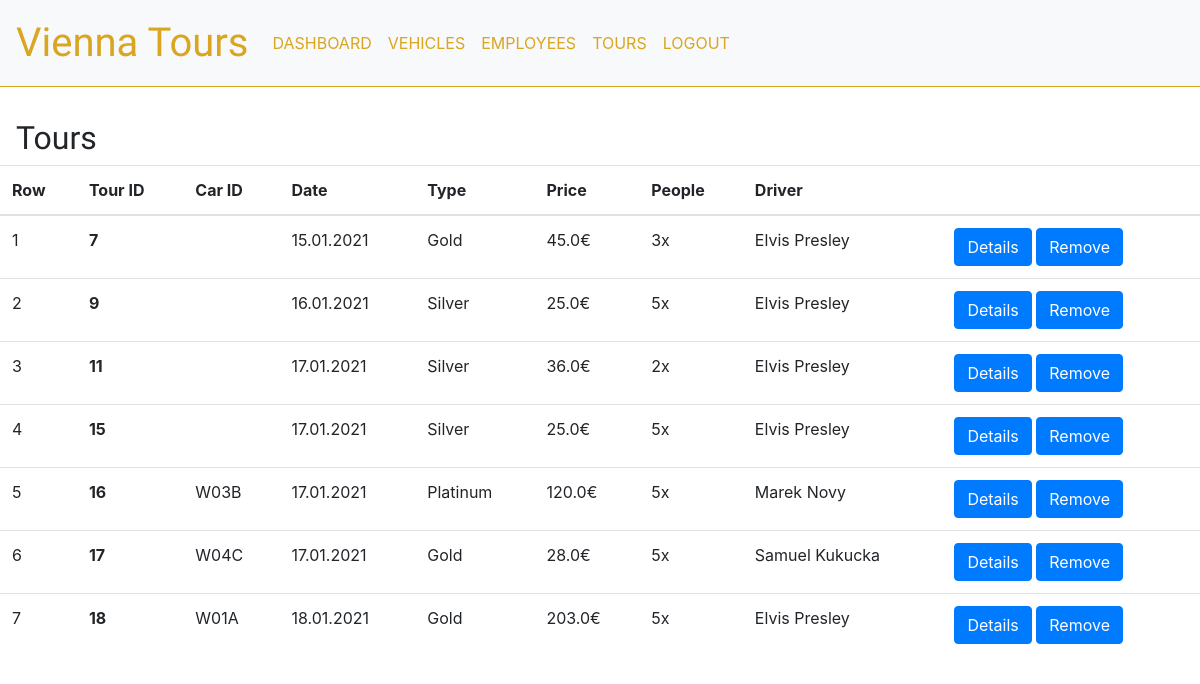
Page /supervisor/tours/ (signed in) on the earlier database version.
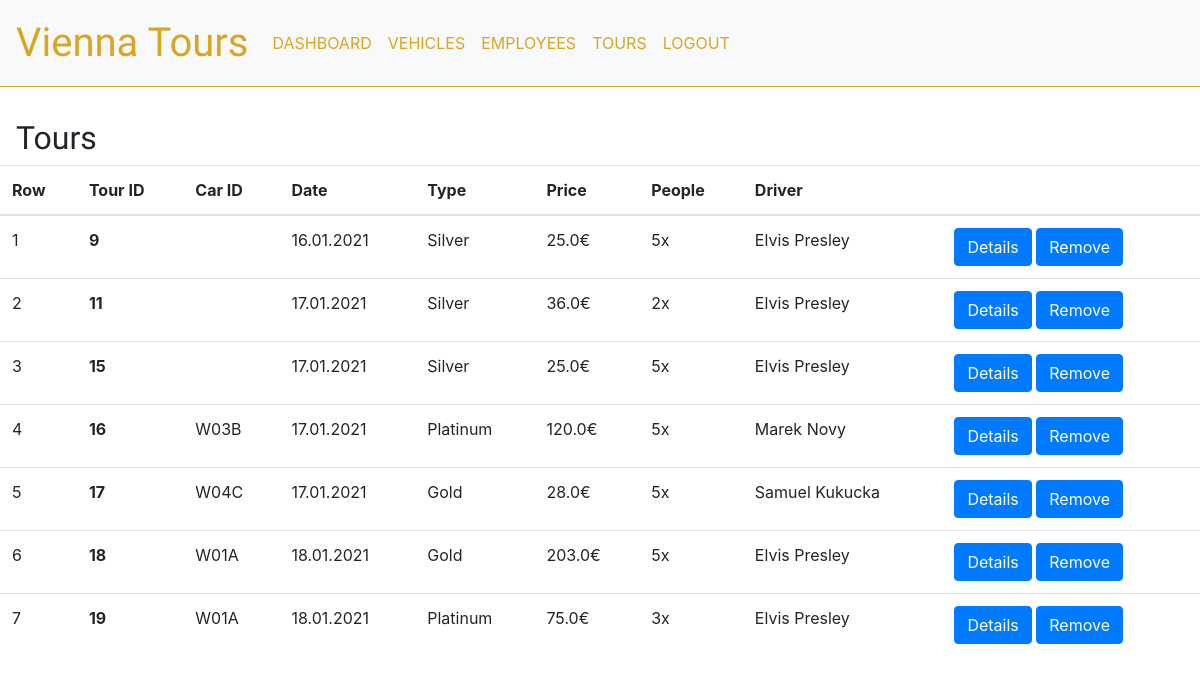
Same page on the later database version.
### supervisor/models.py (models this page shows, shortened)
class Tour(models.Model):
    TOUR_CHOICES = (('Silver', 'Silver'), ('Gold', 'Gold'), ('Platinum', 'Platinum'))
    driverID = models.ForeignKey(User, null=True, on_delete=models.SET_NULL)  #TODO change to something else. If User is deleted, delete tours?
    carID = models.ForeignKey(Car, null=True, on_delete=models.SET_NULL) #TODO change to something else
    date = models.DateTimeField(default=timezone.now)
    duration = models.FloatField()
    tourType = models.CharField(max_length=20, choices=TOUR_CHOICES, default='Silver')
    people = models.IntegerField()
    price = models.FloatField()

class Car(models.Model):
    plate = models.CharField(max_length=4, unique=True)
    photoOption = models.ImageField(default='car-black.jpg', upload_to='cars_pics/')

### supervisor/views.py (the view)
# urls.py: path('tours/', ToursListsView.as_view(), name='supervisor-tours-list'),
class ToursListsView(ListView):
    model = Tour
    template_name = 'supervisor/tours_list.html'
    context_object_name = 'tours'
    def get_queryset(self):
        return Tour.objects.all()

### supervisor/templates/supervisor/tours_list.html
{% extends "nav.html" %}
{% block content %}
<div class="table-header">
    <h2>Tours</h2>
</div>
<div class="table-responsive">
<table class="table p-2">
    <thead>
        <tr>
            <th scope="col">Row</th>
            <th scope="col">Tour ID</th>
            <th scope="col">Car ID</th>
            <th scope="col">Date</th>
            <th scope="col">Type</th>
            <th scope="col">Price</th>
            <th scope="col">People</th>
            <th scope="col">Driver</th>
            <th scope="col"></th>
        </tr>
    </thead>
    <tbody>
        {% for tour in tours %}
        <tr>
            <td>{{forloop.counter}}</td>
            <th scope="row">{{ tour.id }}</th>
            <td>{{ tour.carID.plate }}</td>
            <td>{{ tour.date|date:"d.m.Y" }}</td>
            <td>{{ tour.tourType }}</td>
            <td>{{ tour.price }}€</td>
            <td>{{ tour.people }}x</td>
            <td>{{ tour.driverID.get_full_name }}</td>
            <td>
                <a class="btn btn-primary" href="{% url 'supervisor-tour-details' tour.id %}">Details</a>
                <a class="btn btn-primary" href="{% url 'supervisor-tour-delete' tour.id %}">Remove</a>
            </td>
        </tr>
        {% endfor %}
    </tbody>
</table>
</div>
{% endblock content %}

Differences in the rows shown:
removed Tour: id "7", date "15.01.2021", tourType "Gold", price "45.0", people "3", driverID.get_full_name "Elvis Presley"
added Tour: id "19", carID.plate "W01A", date "18.01.2021", tourType "Platinum", price "75.0", people "3", driverID.get_full_name "Elvis Presley"
